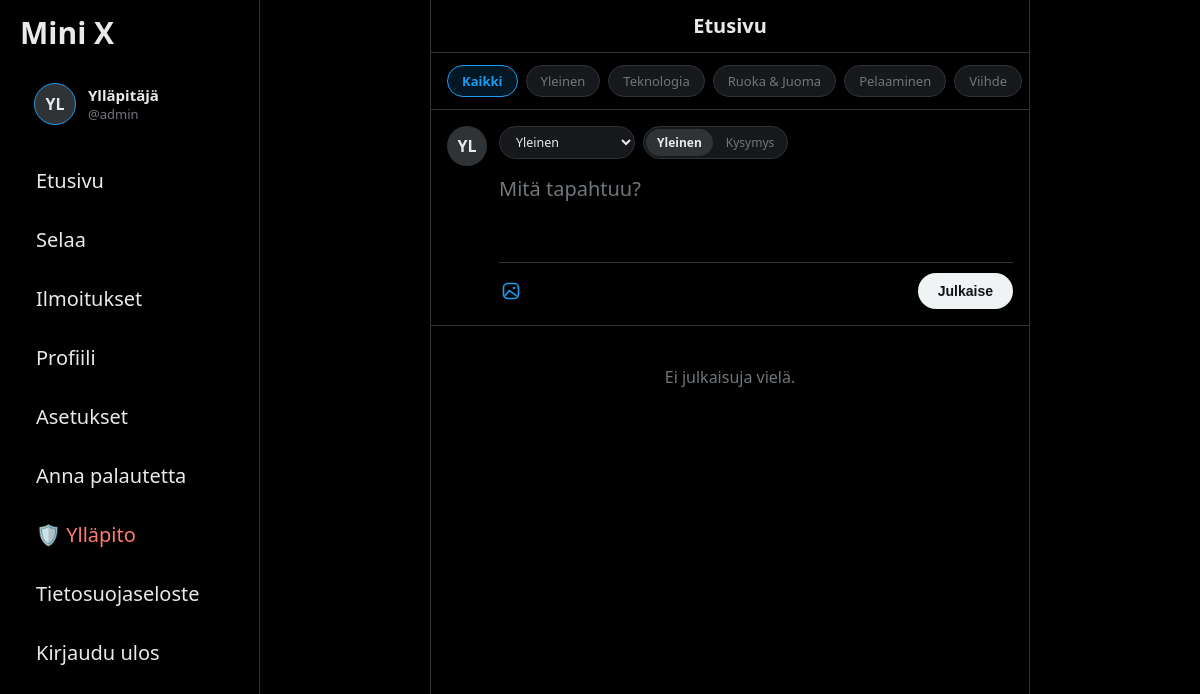
Page /index.php?page=home (signed in) on the committed database.
### tables this page shows
CREATE TABLE `rooms` (
  `id` int(11) NOT NULL,
  `slug` varchar(30) NOT NULL,
  `name` varchar(50) NOT NULL,
  `icon` varchar(50) DEFAULT '',
  `description` varchar(255) DEFAULT '',
  `is_active` tinyint(1) NOT NULL DEFAULT 1,
  `created_at` timestamp NULL DEFAULT current_timestamp()
);

### functions/posts.php (called while the page is built, shortened)
<?php
function ensurePantipSchema($conn)
{
    $checked = true;
    return true;
}
function getAvailableRooms($conn = null)
{
    $defaultRooms = [
        'general'       => ['name' => 'Yleinen',        'icon' => '💬', 'desc' => 'Vapaa keskustelu ja sekalaiset aiheet'],
        'tech'          => ['name' => 'Teknologia',     'icon' => '💻', 'desc' => 'IT, ohjelmointi, laitteet ja teknologia'],
        'food'          => ['name' => 'Ruoka & Juoma',  'icon' => '🍔', 'desc' => 'Ruoanlaitto, reseptit ja ravintolat'],
        'gaming'        => ['name' => 'Pelaaminen',     'icon' => '🎮', 'desc' => 'Videopelit, konsolit ja e-urheilu'],
        'entertainment' => ['name' => 'Viihde',         'icon' => '🎬', 'desc' => 'Elokuvat, sarjat, musiikki ja popkulttuuri'],
        'lifestyle'     => ['name' => 'Elämäntapa',     'icon' => '🌿', 'desc' => 'Hyvinvointi, arki ja matkailu'],
    ];
    if (!$conn) {
        global $conn;
    }
    if ($conn) {
        $res = $conn->query("SELECT slug, name, icon, description FROM rooms WHERE is_active = 1 ORDER BY id ASC");
        if ($res && $res->num_rows > 0) {
            $dbRooms = [];
            while ($row = $res->fetch_assoc()) {
                $dbRooms[$row['slug']] = [
                    'name' => $row['name'],
                    'icon' => $row['icon'],
                    'desc' => $row['description']
                ];
            }
            return $dbRooms;
        }
    }
    return $defaultRooms;
}
function getShowContents($conn, $room = 'all')
{
    $availableRooms = getAvailableRooms($conn);
    $contents = [];
    return $contents;
}

### functions/admin.php (called while the page is built, shortened)
<?php
function ensureAdminSchema($conn)
{
    static $checked = false;
    if ($checked || !$conn) {
        return true;
    }
    return true;
}

### pages/home.php (the view, shortened to what this page needs)
<?php
require_once __DIR__ . "/../functions/init.php";
$availableRooms = function_exists('getAvailableRooms') ? getAvailableRooms() : [];
$activeRoom = trim($_GET['room'] ?? 'all');
$contents = (isset($conn) && $conn) ? getShowContents($conn, $activeRoom) : [];
?>
<!DOCTYPE html>
<html lang="fi">
<head>
    <link rel="stylesheet" href="./css/main.css?v=<?= filemtime(__DIR__ . '/../css/main.css') ?>">
    <link rel="stylesheet" href="./css/kortit.css?v=<?= filemtime(__DIR__ . '/../css/kortit.css') ?>">
    <link rel="stylesheet" href="./css/sidebar.css?v=<?= filemtime(__DIR__ . '/../css/sidebar.css') ?>">
    <link rel="stylesheet" href="./css/post.css?v=<?= filemtime(__DIR__ . '/../css/post.css') ?>">
    <link rel="stylesheet" href="./css/header.css?v=<?= filemtime(__DIR__ . '/../css/header.css') ?>">
    <link rel="stylesheet" href="./css/toast.css?v=<?= filemtime(__DIR__ . '/../css/toast.css') ?>">
</head>
<body>
    <div class="layout">
        <?php include __DIR__ . '/../components/sidebar.php'; ?>
        <main class="feed">
            <?php
            include __DIR__ . '/../components/header.php';
            ?>
            <div class="rooms-bar">
                <a href="index.php?page=home" class="room-chip <?= $activeRoom === 'all' ? 'active' : '' ?>">
                    <span class="room-chip-text">Kaikki</span>
                </a>
                <?php foreach ($availableRooms as $rKey => $rData): ?>
                    <a href="index.php?page=home&room=<?= urlencode($rKey) ?>" class="room-chip <?= $activeRoom === $rKey ? 'active' : '' ?>" title="<?= htmlspecialchars($rData['desc'], ENT_QUOTES, 'UTF-8') ?>">
                        <span class="room-chip-text"><?= htmlspecialchars($rData['name'], ENT_QUOTES, 'UTF-8') ?></span>
                    </a>
                <?php endforeach; ?>
            </div>
            <?php include __DIR__ . '/../components/create-post.php'; ?>
            <section class="posts">
                <?php if (!empty($contents)): ?>
                    <?php foreach ($contents as $content): ?>
                        <?php include __DIR__ . '/../components/kortit.php'; ?>
                    <?php endforeach; ?>
                <?php else: ?>
                    <p class="empty-feed"><?= $activeRoom !== 'all' ? 'Ei julkaisuja tässä huoneessa vielä.' : 'Ei julkaisuja vielä.' ?></p>
                <?php endif; ?>
            </section>
        </main>
    </div>
</body>
</html>

### css/main.css (style rules this page uses)
* { box-sizing: border-box; }
html { background-color: #000; }
body { margin: 0; background-color: #000; color: #e7e9ea; overflow-x: hidden; font-family: "Segoe UI", sans-serif; }
.layout { display: flex; justify-content: center; width: 100%; min-height: 100vh; padding-left: 260px; }
.feed { width: 100%; max-width: 600px; min-height: 100vh; border-left: 1px solid #2f3336; border-right: 1px solid #2f3336; }
.empty-feed { padding: 24px; text-align: center; color: #71767b; }

### css/kortit.css (style rules this page uses)
.posts { width: 100%; }

### css/post.css (style rules this page uses)
.rooms-bar { display: flex; align-items: center; gap: 8px; padding: 12px 16px; border-bottom: 1px solid #2f3336; overflow-x: auto; white-space: nowrap; -webkit-overflow-scrolling: touch; scrollbar-width: none; }
.room-chip { display: inline-flex; align-items: center; gap: 6px; padding: 6px 14px; border-radius: 9999px; background-color: #16181c; color: #71767b; text-decoration: none; font-size: 13px; font-weight: 500; border: 1px solid #2f3336; flex-shrink: 0; transition: all 0.2s ease; user-select: none; }
.room-chip.active { background-color: rgba(29, 155, 240, 0.15); color: #1d9bf0; border-color: #1d9bf0; font-weight: 600; }

### rows in the picture
rooms: name "Yleinen"
rooms: name "Teknologia"
rooms: name "Ruoka & Juoma"
rooms: name "Pelaaminen"
rooms: name "Viihde"

### other values in the picture
getUserInitials($sidebarDisplayName) "YL"
$sidebarDisplayName "Ylläpitäjä"
$sidebarUsername "admin"
$title "Etusivu"
getUserInitials($createPostDisplayName) "YL"
form field room "Yleinen"
